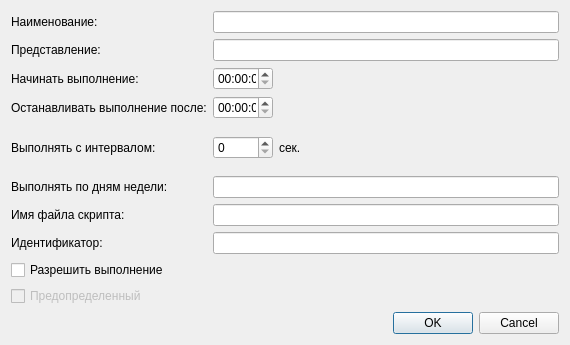
<?xml version="1.0" encoding="UTF-8"?>
<ui version="4.0">
 <class>DialogTask</class>
 <widget class="QDialog" name="DialogTask">
  <property name="geometry">
   <rect>
    <x>0</x>
    <y>0</y>
    <width>570</width>
    <height>345</height>
   </rect>
  </property>
  <property name="windowTitle">
   <string>Служба</string>
  </property>
  <layout class="QGridLayout" name="gridLayout_2">
   <item row="0" column="0">
    <layout class="QGridLayout" name="gridLayout">
     <item row="2" column="1">
      <widget class="QTimeEdit" name="start_task">
       <property name="maximumSize">
        <size>
         <width>60</width>
         <height>16777215</height>
        </size>
       </property>
      </widget>
     </item>
     <item row="0" column="1">
      <widget class="QLineEdit" name="name"/>
     </item>
     <item row="3" column="1">
      <widget class="QTimeEdit" name="end_task">
       <property name="maximumSize">
        <size>
         <width>60</width>
         <height>16777215</height>
        </size>
       </property>
      </widget>
     </item>
     <item row="0" column="0">
      <widget class="QLabel" name="label">
       <property name="text">
        <string>Наименование:</string>
       </property>
      </widget>
     </item>
     <item row="4" column="1">
      <layout class="QHBoxLayout" name="horizontalLayout">
       <item>
        <widget class="QSpinBox" name="interval">
         <property name="maximumSize">
          <size>
           <width>60</width>
           <height>16777215</height>
          </size>
         </property>
         <property name="maximum">
          <number>9999</number>
         </property>
        </widget>
       </item>
       <item>
        <widget class="QLabel" name="label_6">
         <property name="text">
          <string>сек.</string>
         </property>
        </widget>
       </item>
      </layout>
     </item>
     <item row="5" column="0">
      <widget class="QLabel" name="label_7">
       <property name="text">
        <string>Выполнять по дням недели:</string>
       </property>
      </widget>
     </item>
     <item row="4" column="0">
      <widget class="QLabel" name="label_5">
       <property name="text">
        <string>Выполнять с интервалом:</string>
       </property>
      </widget>
     </item>
     <item row="1" column="1">
      <widget class="QLineEdit" name="synonum"/>
     </item>
     <item row="6" column="1">
      <widget class="QLineEdit" name="script"/>
     </item>
     <item row="3" column="0">
      <widget class="QLabel" name="label_4">
       <property name="text">
        <string>Останавливать выполнение после:</string>
       </property>
      </widget>
     </item>
     <item row="6" column="0">
      <widget class="QLabel" name="label_8">
       <property name="text">
        <string>Имя файла скрипта:</string>
       </property>
      </widget>
     </item>
     <item row="2" column="0">
      <widget class="QLabel" name="label_3">
       <property name="text">
        <string>Начинать выполнение:</string>
       </property>
      </widget>
     </item>
     <item row="7" column="0">
      <widget class="QLabel" name="label_9">
       <property name="text">
        <string>Идентификатор:</string>
       </property>
      </widget>
     </item>
     <item row="8" column="0">
      <widget class="QCheckBox" name="allowed">
       <property name="text">
        <string>Разрешить выполнение</string>
       </property>
      </widget>
     </item>
     <item row="5" column="1">
      <widget class="QLineEdit" name="days_of_week"/>
     </item>
     <item row="7" column="1">
      <widget class="QLineEdit" name="uuid"/>
     </item>
     <item row="1" column="0">
      <widget class="QLabel" name="label_2">
       <property name="text">
        <string>Представление:</string>
       </property>
      </widget>
     </item>
     <item row="9" column="0">
      <widget class="QCheckBox" name="predefined">
       <property name="enabled">
        <bool>false</bool>
       </property>
       <property name="text">
        <string>Предопределенный</string>
       </property>
      </widget>
     </item>
    </layout>
   </item>
   <item row="1" column="0">
    <widget class="QDialogButtonBox" name="buttonBox">
     <property name="orientation">
      <enum>Qt::Horizontal</enum>
     </property>
     <property name="standardButtons">
      <set>QDialogButtonBox::Cancel|QDialogButtonBox::Ok</set>
     </property>
    </widget>
   </item>
  </layout>
 </widget>
 <resources/>
 <connections>
  <connection>
   <sender>buttonBox</sender>
   <signal>accepted()</signal>
   <receiver>DialogTask</receiver>
   <slot>accept()</slot>
   <hints>
    <hint type="sourcelabel">
     <x>248</x>
     <y>254</y>
    </hint>
    <hint type="destinationlabel">
     <x>157</x>
     <y>274</y>
    </hint>
   </hints>
  </connection>
  <connection>
   <sender>buttonBox</sender>
   <signal>rejected()</signal>
   <receiver>DialogTask</receiver>
   <slot>reject()</slot>
   <hints>
    <hint type="sourcelabel">
     <x>316</x>
     <y>260</y>
    </hint>
    <hint type="destinationlabel">
     <x>286</x>
     <y>274</y>
    </hint>
   </hints>
  </connection>
 </connections>
</ui>
